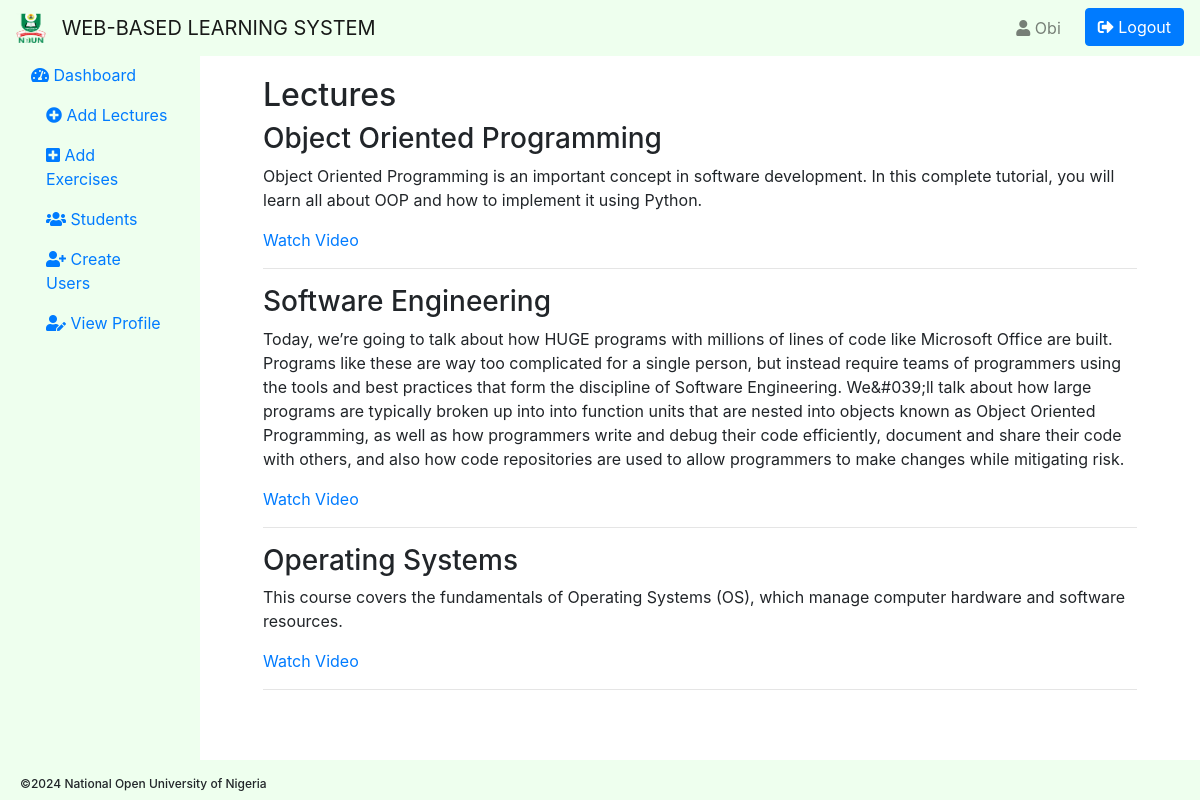
Page /view_lectures.php (signed in) on the committed database.
### tables this page shows
CREATE TABLE `lectures` (
  `lecture_id` int(11) NOT NULL,
  `title` varchar(255) NOT NULL,
  `description` text DEFAULT NULL,
  `video_url` varchar(255) DEFAULT NULL,
  `created_at` timestamp NOT NULL DEFAULT current_timestamp()
);

### view_lectures.php (the view, shortened to what this page needs)
<!DOCTYPE html>
<html lang="en">
<head>
    <link rel="stylesheet" href="styles/general.css">
    <link rel="stylesheet" href="styles/header.css">
    <link rel="stylesheet" href="styles/footer.css">
    <link href="https://stackpath.bootstrapcdn.com/bootstrap/4.5.2/css/bootstrap.min.css" rel="stylesheet">
    <link href="https://cdnjs.cloudflare.com/ajax/libs/font-awesome/5.15.3/css/all.min.css" rel="stylesheet">
</head>
<body>
<header>
    <?php include("php/layouts/admin_header.php"); ?>
</header>
<div class="container-fluid main-content">
    <div class="row">
        <aside>
            <?php include("php/layouts/aside.php"); ?>
        </aside>
        <main role="main" class="col-md-9 ml-sm-auto col-lg-10 px-5 main">
            <div class="container">
                <h2>Lectures</h2>
                <?php
                require_once 'php/connection.php';
                $stmt = $pdo->query("SELECT * FROM lectures");
                while ($row = $stmt->fetch(PDO::FETCH_ASSOC)) {
                    echo '<div class="lecture">';
                    echo '<h3>' . htmlspecialchars($row['title']) . '</h3>';
                    echo '<p>' . htmlspecialchars($row['description']) . '</p>';
                    if ($row['video_url']) {
                        echo '<a href="' . htmlspecialchars($row['video_url']) . '" target="_blank">Watch Video</a>';
                    }
                    echo '</div>';
                    echo '<hr>';
                }
                ?>
            </div>
        </main>
    </div>
</div>
<footer class="fixed-bottom">
    <div class="container-fluid footer2 fixed-bottom">
      <div class="row text-center footer-text2 gx-0">
        <div>©2024 National Open University of Nigeria</div>
      </div>
    </div>
</footer>
</body>
</html>

### styles/general.css (style rules this page uses)
body { font-family: Arial, Helvetica, sans-serif; }
.text-center { font-size: 25px; font-weight: 500; }
.main { margin-top: 56px; }
.main-content { padding-top: 20px; padding-bottom: 70px; }

### styles/footer.css (style rules this page uses)
.footer2 { background-color: #eeffee; height: 40px; width: 100%; padding-top: 5px; }
.footer-text2 { padding-top: 10px; font-size: 12px; padding-left: 20px; }

### rows in the picture
lectures: title "Object Oriented Programming", description "Object Oriented Programming is an important concept in software development. In this complete tutorial, you will learn all about OOP and how to implement it using Python."
lectures: title "Software Engineering", description "Today, we’re going to talk about how HUGE programs with millions of lines of code like Microsoft Office are built. Programs like these are way too complicated for a single person, but instead require teams of programmers using the tools and best practices that form the discipline of Software Engineering. We&#039;ll talk about how large programs are typically broken up into into function units that are nested into objects known as Object Oriented Programming, as well as how programmers write and debug their code efficiently, document and share their code with others, and also how code repositories are used to allow programmers to make changes while mitigating risk."
lectures: title "Operating Systems", description "This course covers the fundamentals of Operating Systems (OS), which manage computer hardware and software resources."

### other values in the picture
$_SESSION['username'] "Obi"
